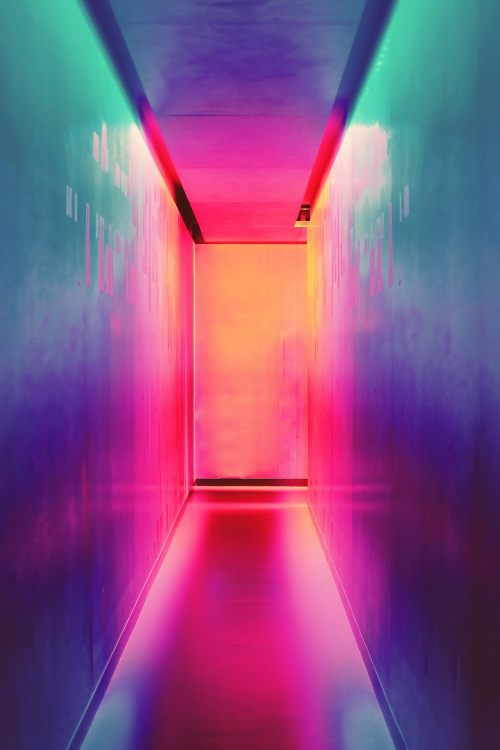
#> input picture img1.jpg, 1000 x 1500 px (shown at 1/2 size)
$ jupyter execute 'Color Detection.ipynb'
#> lines starting #> are read from the running program, lines starting #| are printed output that depends on the picture
### Color Detection

#### The colors dataset has rgb values with their corresponding names.

[cell 1]
import numpy as np
import pandas as pd
import matplotlib.pyplot as plt
import cv2

[cell 2]
clicked=False
r=g=b=xpos=ypos=0

[cell 3]
img=cv2.imread("img1.jpg")
#> img is the input picture: shape (1500, 1000, 3); mean B, G, R 131.3, 81.8, 137.4
df=pd.read_csv("colors.txt",names=["color","color_name","hex","R","G","B"])
#> (reads colors.txt from the repository)
df

[cell 4]
img.shape
#> Out = (1500, 1000, 3)

[cell 5]
d={
    6000:0.3,
    2500:0.4,
    1500:0.5,
    900:0.7,
    700:0.7,
    300:2,
    200:3,
    100:15

}
for k,v in d.items():

    if img.shape[0]>=k or img.shape[1]>=k:
        print(k,v)
        img = cv2.resize(img,(0,0),fx=v,fy=v)
        break
#> this loop made 3 passes
#> pass 3, `img = cv2.resize(img,(0,0),fx=v,fy=v)`:
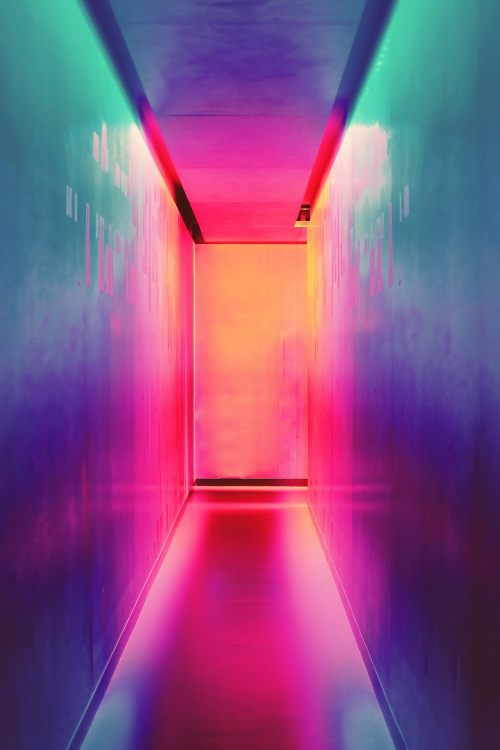
#> img: shape (750, 500, 3); mean B, G, R 131.4, 81.9, 137.5

[cell 6]
img.shape
#> Out = (750, 500, 3)

[cell 7]
d={
    100:15,
    300:2,
    700:0.6,
    900:0.6,
    1000:0.6,
    2000:0.6
}
for k,v in d.items():

    if img.shape[0]<k or img.shape[1]<k:
        img = cv2.resize(img,(0,0),fx=v,fy=v)
        break


img.shape
#> Out = (450, 300, 3)

[cell 8]
def draw(event, x,y,flags,param):
    if event == cv2.EVENT_MOUSEMOVE:
        global b,g,r,xpos,ypos,clicked
        clicked = True
        xpos = x
        ypos = y
        b,g,r = img[y,x]
        b = int(b)
        g = int(g)
        r = int(r)

def getColorName(df,R,G,B):
    minimum = 10000
    for i in range(len(df)):
        d = abs(R- int(df.loc[i,"R"])) + abs(G- int(df.loc[i,"G"]))+ abs(B- int(df.loc[i,"B"]))
        if(d<=minimum):
            minimum = d
            cname = df.loc[i,"color_name"]
    return cname

[cell 9]
cv2.namedWindow('image')
cv2.setMouseCallback('image',draw)

[cell 10]
while(1):
    cv2.imshow("image",img)
    if (clicked):
        #cv2.rectangle(image, startpoint, endpoint, color, thickness) -1 thickness fills rectangle entirely
        cv2.rectangle(img,(20,20), (700,60), (b,g,r), -1)

        #Text String to Display
        text = getColorName(df,r,g,b)

        #cv2.putText(img,text,start,font(0-7), fontScale, color, thickness, lineType, (optional bottomLeft bool) )
        cv2.putText(img, text,(50,50),2,0.8,(255,255,255),2,cv2.LINE_AA)

  #For very light colours we will display text in black colour
        if(r+g+b>=600):
            cv2.putText(img, text,(50,50),2,0.8,(0,0,0),2,cv2.LINE_AA)

        clicked=False

    #Break the loop when user hits 'esc' key
    if cv2.waitKey(20) & 0xFF == 27:
#> (key Esc is pressed here)
